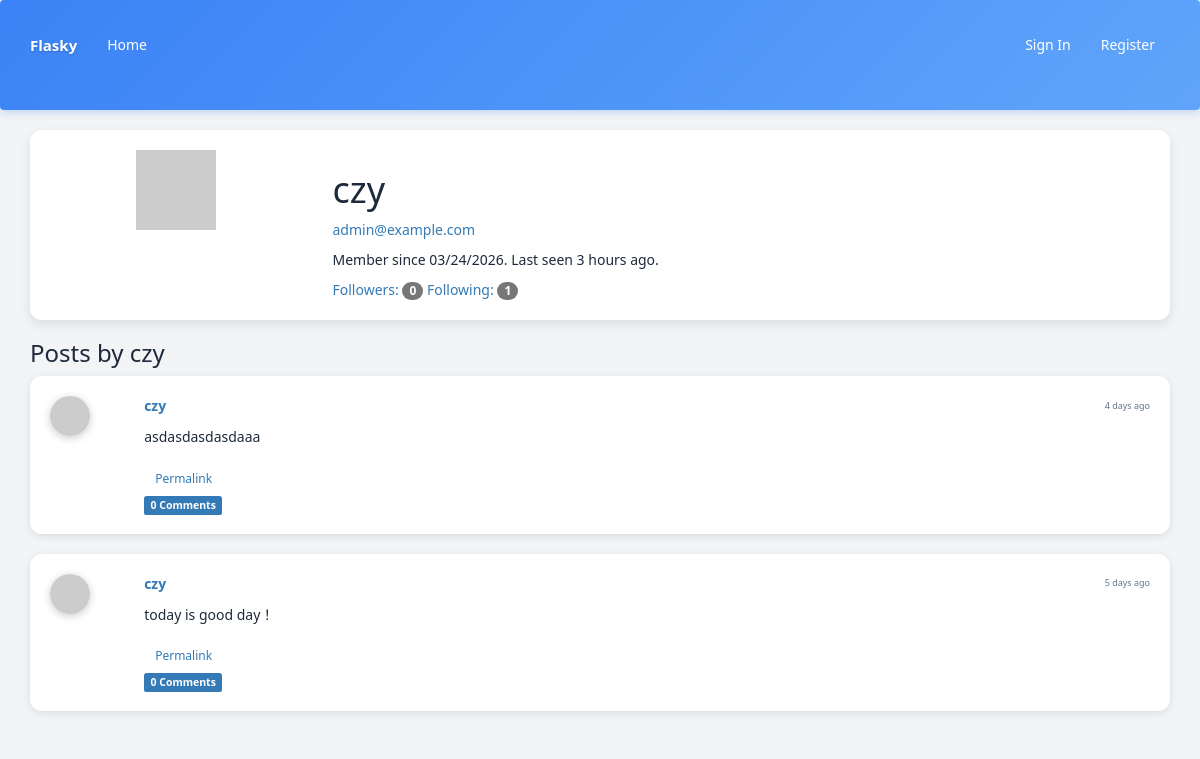
The app's page /user/czy, older data.
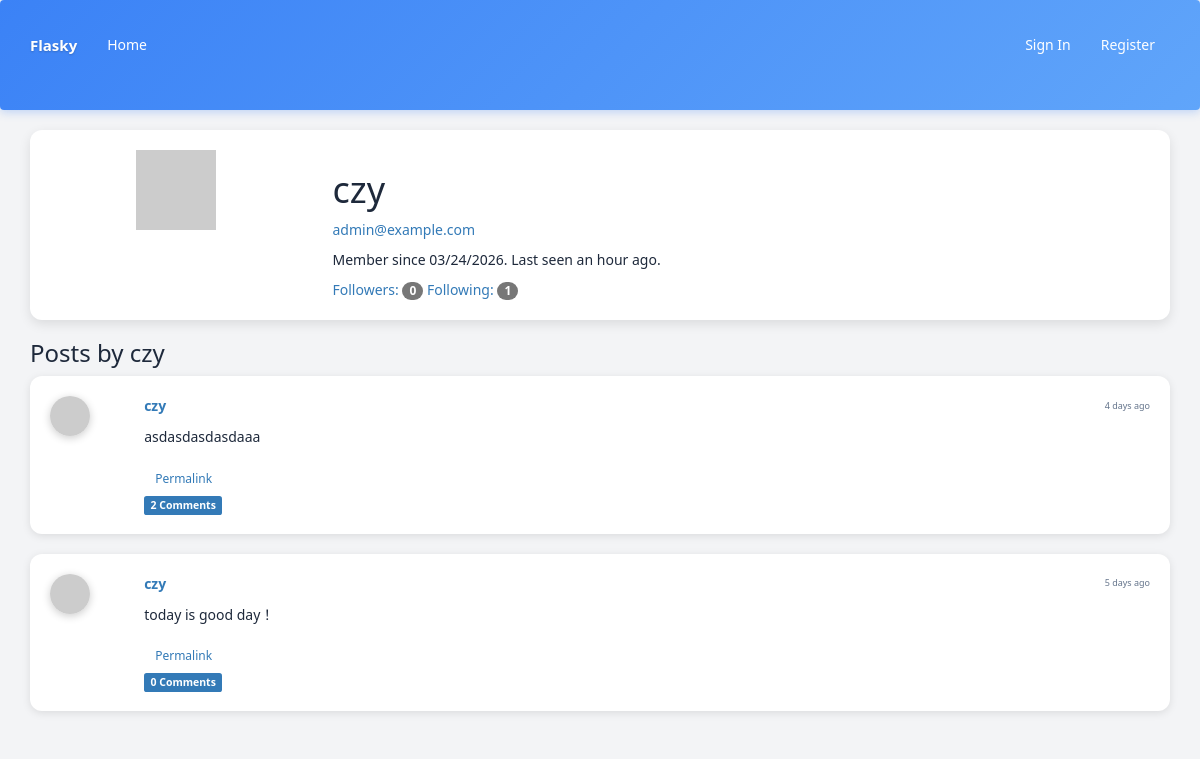
The same page, newer data.
### app/models.py (models this page shows, shortened)
class User(UserMixin, db.Model):
    __tablename__ = 'users'
    id = db.Column(db.Integer, primary_key = True)
    email = db.Column(db.String(64), unique=True, index=True)
    username = db.Column(db.String(64), unique=True, index=True)
    password_hash = db.Column(db.String(128))
    role_id = db.Column(db.Integer, db.ForeignKey('roles.id'))
    name = db.Column(db.String(64))
    location = db.Column(db.String(64))
    about_me = db.Column(db.Text())
    member_since = db.Column(db.DateTime(), default=datetime.utcnow)
    last_seen = db.Column(db.DateTime(), default=datetime.utcnow)
    avatar_hash = db.Column(db.String(32))
    posts = db.relationship('Post', backref='author', lazy='dynamic')
    comments = db.relationship('Comment', backref='author', lazy='dynamic')
    followed = db.relationship('Follow', foreign_keys=[Follow.follower_id], backref=db.backref('follower', lazy='joined'), lazy='dynamic', cascade='all, delete-orphan')
    followers = db.relationship('Follow', foreign_keys=[Follow.followed_id], backref=db.backref('followed', lazy='joined'), lazy='dynamic', cascade='all, delete-orphan')
    def gravatar(self, size=100, default='identicon', rating='g'):
        if request.is_secure:
            url = 'https://secure.gravatar.com/avatar'
        else:
            url = 'http://www.gravatar.com/avatar'
        hash = self.avatar_hash or hashlib.md5(self.email.encode('utf-8')).hexdigest()
        return '{url}/{hash}?s={size}&d={default}&r={rating}'.format(url=url, hash=hash, size=size, default=default, rating=rating)
    @property
    def password(self):
        raise AttributeError('password is not a readable attribute')

class Post(db.Model):
    __tablename__ = 'posts'
    id = db.Column(db.Integer, primary_key=True)
    body = db.Column(db.Text)
    timestamp = db.Column(db.DateTime, index=True, default=datetime.utcnow)
    author_id = db.Column(db.Integer, db.ForeignKey('users.id'))
    body_html = db.Column(db.Text)
    comments = db.relationship('Comment', backref='post', lazy='dynamic')

### app/main/views.py (the view)
@main.route('/user/<username>')
def user(username):
    user = User.query.filter_by(username=username).first()
    if user is None:
        abort(404)
    posts = user.posts.order_by(Post.timestamp.desc()).all()
    return render_template('user.html', user=user, posts=posts)

### app/__init__.py (called while the page is built)
def create_app(config_name='default'):
    app = Flask(__name__)
    app.config.from_object(config[config_name])
    config[config_name].init_app(app)
    bootstrap.init_app(app)
    moment.init_app(app)
    db.init_app(app)
    login_manager.init_app(app)
    csrf.init_app(app)
    migrate.init_app(app, db)
    pagedown.init_app(app)
    from .main import main as main_blueprint
    app.register_blueprint(main_blueprint)
    from .models import Permission
    @app.context_processor
    def inject_permissions():
        return dict(Permission=Permission)
    from .auth import auth as auth_blueprint
    app.register_blueprint(auth_blueprint, url_prefix='/auth')
    from .models import AnonymousUser
    login_manager.anonymous_user = AnonymousUser
    return app

### app/auth/views.py (called while the page is built)
@auth.before_app_request
def before_request():
    if current_user.is_authenticated:
        current_user.ping()

### app/models.py (called while the page is built)
    def can(self, permissions):
        return False

    def is_administrator(self):
        return False

### app/templates/user.html (shortened to what this page needs)
{% extends "base.html" %}
{% block page_content %}
<div class="card">
    <div class="row">
        <div class="col-md-3">
            <div class="text-center">
                <img class="profile-thumbnail" src="{{ user.gravatar(size=200) }}">
            </div>
        </div>
        <div class="col-md-9">
            <h1>{{ user.username }}</h1>
            {% if current_user.is_administrator %}
            <p><a href="mailto:{{ user.email }}">{{ user.email }}</a></p>
            {% endif %}
            <p>
                Member since {{ moment(user.member_since).format('L') }}.
                Last seen {{ moment(user.last_seen).fromNow() }}.
            </p>
            <a href="{{ url_for('.followers', username=user.username) }}">
                Followers: <span class="badge">{{ user.followers.count()}}</span>
            </a>
            <a href="{{ url_for('.followed_by', username=user.username) }}">
                 Following: <span class="badge">{{ user.followed.count()}}</span>
            </a>
        </div>
    </div>
</div>
<div class="mt-5">
    <h3>Posts by {{ user.username }}</h3>
    {% include '_posts.html' %}
</div>
{% endblock %}

### app/templates/_posts.html (shortened to what this page needs)
<div class="posts">
    {% for post in posts %}
    <div class="post card">
        <div class="row">
            <div class="col-md-1">
                <div class="profile-thumbnail">
                    <a href="{{ url_for('.user', username=post.author.username) }}">
                        <img src="{{ post.author.gravatar(size=40) }}">
                    </a>
                </div>
            </div>
            <div class="col-md-11">
                <div class="post-header">
                    <div class="post-author">
                        <a href="{{ url_for('.user', username=post.author.username) }}">
                            {{ post.author.username }}
                        </a>
                    </div>
                    <div class="post-date">{{ moment(post.timestamp).fromNow() }}</div>
                </div>
                <div class="post-body">
                    {% if post.body_html %}
                        {{ post.body_html | safe }}
                    {% else %}
                        {{ post.body }}
                    {% endif %}
                </div>
                <div class="post-footer mt-2">
                    <a href="{{ url_for('.post', id=post.id) }}" class="btn btn-sm btn-outline-primary mr-2">
                        Permalink
                    </a>
                </div>
                <a href="{{ url_for('.post', id=post.id) }}#comments">
                    <span class="label label-primary">
                        {{ post.comments.count() }} Comments
                    </span>
                </a>
            </div>
        </div>
    </div>
    {% endfor %}
</div>

Row changes from the older to the newer data that the page shows:
changed User "czy": last_seen "3 hours ago" → "an hour ago"
computed for Post "asdasdasdasdaaa": comments.count "0" → "2"
